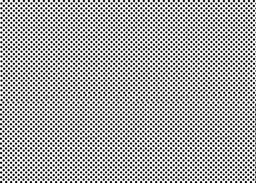
#> input picture patterns/dots.png, 256 x 183 px, shrunk from 908 x 648 before the run, given in place of alexa.png, which was not available; the run also reads 1 picture not shown here
$ python myCartoonify.py   (Python 2 division)
#> lines starting #> are read from the running program, lines starting #| are printed output that depends on the picture; after the words box and inside, x2 and y2 are one past the last pixel; in counts of white or black regions, pixels touching at a corner belong together; pictures that were not available may be replaced by others from this repository, and a replacement may not be noted
import cv2
import numpy as np
import scipy as sp
import scipy.signal

def cartoonify(image, howChunky, blurNum, filename):
    height, width, channels = image.shape
    increment = 256/howChunky
    count = 0.0
    total = height * width

    image = cv2.blur(image, (blurNum, blurNum))
    cv2.imwrite((filename + "BLUR.png"), image)


    print image.shape

    for i in range(height):
        for j in range(width):

            print "color simplification is ", int((count/total)*100), " percent done"
            count += 1

            pixel = image[i, j]
            r, g, b = pixel

            for x in range(howChunky):
                # print x/howChunky, " percent done"
                floor = x * increment
                ceil = (x+1) * increment

                if (r >= floor and r < ceil):
                    r = ((floor) + (ceil)) / 2

                elif (g >= floor and g < ceil):
                    g = ((floor) + (ceil)) / 2

                elif (b >= floor and b < ceil):
                    b = ((floor) + (ceil)) / 2

            image[i, j] = r, g, b


    cv2.imwrite((filename + "CARTOON.png"), image)
    edgeImg = cv2.Canny(image, 100, 200)
    cv2.imwrite((filename + "EDGES.png"), edgeImg)
    edgeImg = cv2.imread((filename + "EDGES.png"), cv2.IMREAD_COLOR)


    for i in range(height):
        for j in range(width):
            pixel = edgeImg[i,j]
            r,g,b = pixel
            if r == 255 and g == 255 and b == 255:
                image[i,j] = 0,0,0


    shapeMasks = findMasks(image, howChunky, filename.split("/")[0] + "/")
    dots = cv2.imread("patterns/dots.png", cv2.IMREAD_COLOR)
    lines = cv2.imread("patterns/lines.png", cv2.IMREAD_COLOR)
    noise = cv2.imread("patterns/noise.png", cv2.IMREAD_COLOR)
    patterns = [dots, lines, noise]
    choice = 0


    count = 0.0
    total = total * len(shapeMasks)
    for y in range(0, len(shapeMasks)):
        mask = shapeMasks[y]
        pattern = patterns[choice]
        choice += 1
        if choice == 3:
            choice = 0


        pHgt, pWdt, pChan = pattern.shape
        pI = 0
        pJ = 0


        for i in range(height):
            for j in range(width):
                if mask[i, j] > 200 and pattern[pI, pJ][0] < 65:
                    a, b, c  = image[i, j]
                    d, e, f = pattern[pI, pJ]

                    rFinal = ((a * .85) + (d * .15)) / 2
                    gFinal = ((b * .85) + (e * .15)) / 2
                    bFinal = ((c * .85) + (f * .15)) / 2
                    image[i, j] = rFinal, gFinal, bFinal

                print "patterning is ", (count/total)*100, " percent done"
                # print "count: ", count
                # print "total: ", total
                count += 1


                if pJ >= pWdt - 1:
                    pJ = 0
                else:
                    pJ += 1

            if pI >= pHgt - 1:
                pI = 0
            else:
                pI += 1


    cv2.imwrite((filename + "OUT2.png"), image)


def findMasks(image, num, filename):
    count = 0
    inc = 256/num
    masks = []

    for x in range(num):
        for y in range(num):
            for z in range(num):
                B, G, R = x*inc, y*inc, z*inc
                B2, G2, R2 = (x+1)*inc, (y+1)*inc, (z+1)*inc
                lower = np.array([B, G, R])
                upper = np.array([B2, G2, R2])
                shapeMask = cv2.inRange(image, lower, upper)
                if (np.any(shapeMask[:, 0] == 255)) and ((B, G, R) != (0, 0, 0)):
                    cv2.imwrite(filename + "/masks/" + (str(count) + "Mask.png"), shapeMask)
                    masks += [shapeMask]
                count += 1

    return masks


# testImage = cv2.imread("kite.png", cv2.IMREAD_COLOR)
# findMasks(testImage, 4, "kite")


testImage = cv2.imread("alexa.png", cv2.IMREAD_COLOR)
#> testImage is the input picture: shape (183, 256, 3); min 0, max 255, mean 168.6
cartoonify(testImage, 4, 5, "alexa/alexa")
#> in cartoonify, `image = cv2.blur(image, (blurNum, blurNum))`:
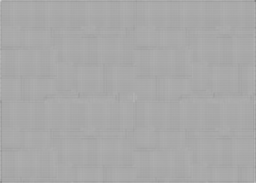
#> image: shape (183, 256, 3); min 131, max 207, mean 168.7
#| (183, 256, 3)
#> after the loop in cartoonify, `for i in range(height):`: count = 46848
#> in cartoonify, `edgeImg = cv2.Canny(image, 100, 200)`:
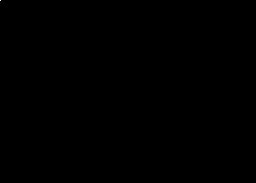
#> edgeImg: shape (183, 256); 0% white in thin lines or dots, all inside (x1, y1, x2, y2) = (0, 0, 1, 1)
#> after the loop in cartoonify, `for i in range(height):`: image: shape (183, 256, 3); mean of channels 0, 1, 2 160, 168.7, 168.7
#> after the loop in findMasks, `for x in range(num):`: count = 64; masks = 1 item
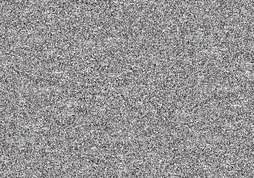
#> input picture patterns/noise.png, 254 x 178 px, shrunk from 901 x 633 before the run
#> in cartoonify, noise is the input picture: shape (178, 254, 3); mean B, G, R 148.3, 147.6, 149
#> the loop in cartoonify, `for y in range(0, len(shapeMasks)):` made 1 pass
#> (pHgt, pWdt, pChan) on pass 1: (183, 256, 3)
#> after the loop in cartoonify, `for y in range(0, len(shapeMasks)):`:
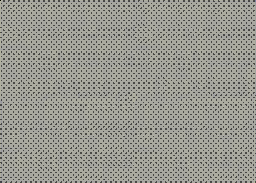
#> image: shape (183, 256, 3); mean of channels 0, 1, 2 143.5, 151.3, 151.3; drawn as B, G, R
#> after the loop in cartoonify, `for y in range(0, len(shapeMasks)):`: choice = 1; count = 46848
